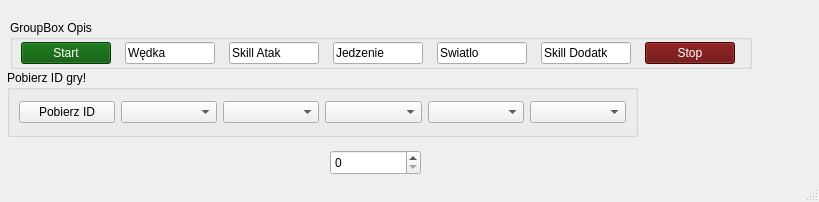
<?xml version="1.0" encoding="UTF-8"?>
<ui version="4.0">
 <class>MainWindow</class>
 <widget class="QMainWindow" name="MainWindow">
  <property name="geometry">
   <rect>
    <x>0</x>
    <y>0</y>
    <width>819</width>
    <height>202</height>
   </rect>
  </property>
  <property name="sizePolicy">
   <sizepolicy hsizetype="Fixed" vsizetype="Fixed">
    <horstretch>0</horstretch>
    <verstretch>0</verstretch>
   </sizepolicy>
  </property>
  <property name="maximumSize">
   <size>
    <width>2000</width>
    <height>2000</height>
   </size>
  </property>
  <property name="windowTitle">
   <string>MainWindow</string>
  </property>
  <widget class="QWidget" name="centralwidget">
   <widget class="QGroupBox" name="groupBoxOpis">
    <property name="geometry">
     <rect>
      <x>10</x>
      <y>20</y>
      <width>742</width>
      <height>49</height>
     </rect>
    </property>
    <property name="sizePolicy">
     <sizepolicy hsizetype="Expanding" vsizetype="Fixed">
      <horstretch>0</horstretch>
      <verstretch>0</verstretch>
     </sizepolicy>
    </property>
    <property name="minimumSize">
     <size>
      <width>0</width>
      <height>0</height>
     </size>
    </property>
    <property name="maximumSize">
     <size>
      <width>16777215</width>
      <height>16777215</height>
     </size>
    </property>
    <property name="title">
     <string>GroupBox Opis</string>
    </property>
    <layout class="QHBoxLayout" name="horizontalLayout_2">
     <property name="spacing">
      <number>6</number>
     </property>
     <property name="leftMargin">
      <number>0</number>
     </property>
     <property name="topMargin">
      <number>0</number>
     </property>
     <property name="rightMargin">
      <number>0</number>
     </property>
     <property name="bottomMargin">
      <number>0</number>
     </property>
     <item>
      <widget class="QPushButton" name="pushButton_Start">
       <property name="maximumSize">
        <size>
         <width>90</width>
         <height>16777215</height>
        </size>
       </property>
       <property name="autoFillBackground">
        <bool>false</bool>
       </property>
       <property name="styleSheet">
        <string notr="true">QPushButton {
    background-color: rgb(0, 85, 0);
    color: white;
}

QPushButton:hover {
    background-color: darkgreen;
}

QPushButton:pressed {
    background-color: limegreen;
}</string>
       </property>
       <property name="text">
        <string>Start</string>
       </property>
       <property name="default">
        <bool>false</bool>
       </property>
      </widget>
     </item>
     <item>
      <widget class="QLineEdit" name="opis_Wedka">
       <property name="sizePolicy">
        <sizepolicy hsizetype="Expanding" vsizetype="Fixed">
         <horstretch>0</horstretch>
         <verstretch>0</verstretch>
        </sizepolicy>
       </property>
       <property name="minimumSize">
        <size>
         <width>90</width>
         <height>0</height>
        </size>
       </property>
       <property name="maximumSize">
        <size>
         <width>90</width>
         <height>16777215</height>
        </size>
       </property>
       <property name="text">
        <string>Wędka</string>
       </property>
       <property name="readOnly">
        <bool>true</bool>
       </property>
      </widget>
     </item>
     <item>
      <widget class="QLineEdit" name="opis_Skill_atak">
       <property name="sizePolicy">
        <sizepolicy hsizetype="Expanding" vsizetype="Fixed">
         <horstretch>0</horstretch>
         <verstretch>0</verstretch>
        </sizepolicy>
       </property>
       <property name="minimumSize">
        <size>
         <width>90</width>
         <height>0</height>
        </size>
       </property>
       <property name="maximumSize">
        <size>
         <width>90</width>
         <height>16777215</height>
        </size>
       </property>
       <property name="text">
        <string>Skill Atak</string>
       </property>
       <property name="readOnly">
        <bool>true</bool>
       </property>
      </widget>
     </item>
     <item>
      <widget class="QLineEdit" name="opis_Jedzenie">
       <property name="sizePolicy">
        <sizepolicy hsizetype="Expanding" vsizetype="Fixed">
         <horstretch>0</horstretch>
         <verstretch>0</verstretch>
        </sizepolicy>
       </property>
       <property name="minimumSize">
        <size>
         <width>90</width>
         <height>0</height>
        </size>
       </property>
       <property name="maximumSize">
        <size>
         <width>90</width>
         <height>16777215</height>
        </size>
       </property>
       <property name="text">
        <string>Jedzenie</string>
       </property>
       <property name="readOnly">
        <bool>true</bool>
       </property>
      </widget>
     </item>
     <item>
      <widget class="QLineEdit" name="opis_Skill_swiatlo">
       <property name="sizePolicy">
        <sizepolicy hsizetype="Expanding" vsizetype="Fixed">
         <horstretch>0</horstretch>
         <verstretch>0</verstretch>
        </sizepolicy>
       </property>
       <property name="minimumSize">
        <size>
         <width>90</width>
         <height>0</height>
        </size>
       </property>
       <property name="maximumSize">
        <size>
         <width>90</width>
         <height>16777215</height>
        </size>
       </property>
       <property name="text">
        <string>Swiatlo</string>
       </property>
       <property name="readOnly">
        <bool>true</bool>
       </property>
      </widget>
     </item>
     <item>
      <widget class="QLineEdit" name="opis_Skill_dodatkowy">
       <property name="sizePolicy">
        <sizepolicy hsizetype="Expanding" vsizetype="Fixed">
         <horstretch>0</horstretch>
         <verstretch>0</verstretch>
        </sizepolicy>
       </property>
       <property name="minimumSize">
        <size>
         <width>90</width>
         <height>0</height>
        </size>
       </property>
       <property name="maximumSize">
        <size>
         <width>90</width>
         <height>16777215</height>
        </size>
       </property>
       <property name="text">
        <string>Skill Dodatk</string>
       </property>
       <property name="readOnly">
        <bool>true</bool>
       </property>
      </widget>
     </item>
     <item>
      <widget class="QPushButton" name="pushButton_Stop">
       <property name="maximumSize">
        <size>
         <width>90</width>
         <height>16777215</height>
        </size>
       </property>
       <property name="styleSheet">
        <string notr="true">QPushButton {
    background-color: rgb(100, 0, 0);
    color: white;
}

QPushButton:hover {
    background-color: darkred;
}

QPushButton:pressed {
    background-color: indianred;
}
</string>
       </property>
       <property name="text">
        <string>Stop</string>
       </property>
      </widget>
     </item>
    </layout>
   </widget>
   <widget class="QSpinBox" name="spinBox_Czas_ryby">
    <property name="geometry">
     <rect>
      <x>330</x>
      <y>150</y>
      <width>91</width>
      <height>25</height>
     </rect>
    </property>
   </widget>
   <widget class="QGroupBox" name="groupBox_gra">
    <property name="geometry">
     <rect>
      <x>7</x>
      <y>70</y>
      <width>631</width>
      <height>67</height>
     </rect>
    </property>
    <property name="title">
     <string>Pobierz ID gry!</string>
    </property>
    <layout class="QHBoxLayout" name="horizontalLayout">
     <item>
      <widget class="QPushButton" name="pushButton_PobierzID">
       <property name="text">
        <string>Pobierz ID</string>
       </property>
      </widget>
     </item>
     <item>
      <widget class="QComboBox" name="comboBox_Wedka">
       <property name="minimumSize">
        <size>
         <width>90</width>
         <height>0</height>
        </size>
       </property>
       <property name="currentText">
        <string/>
       </property>
      </widget>
     </item>
     <item>
      <widget class="QComboBox" name="comboBox_Skill_atak">
       <property name="minimumSize">
        <size>
         <width>90</width>
         <height>0</height>
        </size>
       </property>
      </widget>
     </item>
     <item>
      <widget class="QComboBox" name="comboBox_Jedzenie">
       <property name="minimumSize">
        <size>
         <width>90</width>
         <height>0</height>
        </size>
       </property>
      </widget>
     </item>
     <item>
      <widget class="QComboBox" name="comboBox_Swiatlo">
       <property name="minimumSize">
        <size>
         <width>90</width>
         <height>0</height>
        </size>
       </property>
      </widget>
     </item>
     <item>
      <widget class="QComboBox" name="comboBox_Skill_dodatkowy">
       <property name="minimumSize">
        <size>
         <width>90</width>
         <height>0</height>
        </size>
       </property>
      </widget>
     </item>
    </layout>
   </widget>
  </widget>
  <widget class="QStatusBar" name="statusbar"/>
 </widget>
 <resources/>
 <connections/>
</ui>
